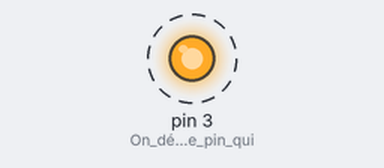
Bench run of a sketch on a simulated Arduino Uno, built with avr-gcc and run on an emulated ATmega328P. On the bench: output pins drawn as LEDs (lit = HIGH). Dashed ring = blinking.

Above: at 0.2 s.
Timing chart, 0 to 3.0 s (numbered marks = the images above):
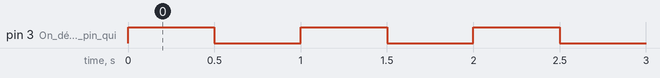

Measured:
- by itself, pin 3 (On_défini_que_le_pin_qui): alternates HIGH for 0.50 s and LOW for 0.50 s

The sketch:

Led_Blink.ino
```cpp
void setup() //code qui sera lancer quand la carte va démarrer
{
  pinMode(3, OUTPUT); //On défini que le pin qui sera utilisé pour envoyer le courant (OUTPUT) sera le pin 3 (on lui donne la borne +)

}

void loop() // code executer en boucle jusqu'à que la carte soit éteinte

{
  digitalWrite(3,HIGH); //  digital permet de manipuler le pin et HIGH = on envoie du courant donc qu'on l'alumme
  delay(500); //On attend 500milli = 0,5 seconde car 1000milli= 1sec
  digitalWrite(3,LOW); // on coupe le courant
  delay(500); // on attend une demi seconde

}
```
